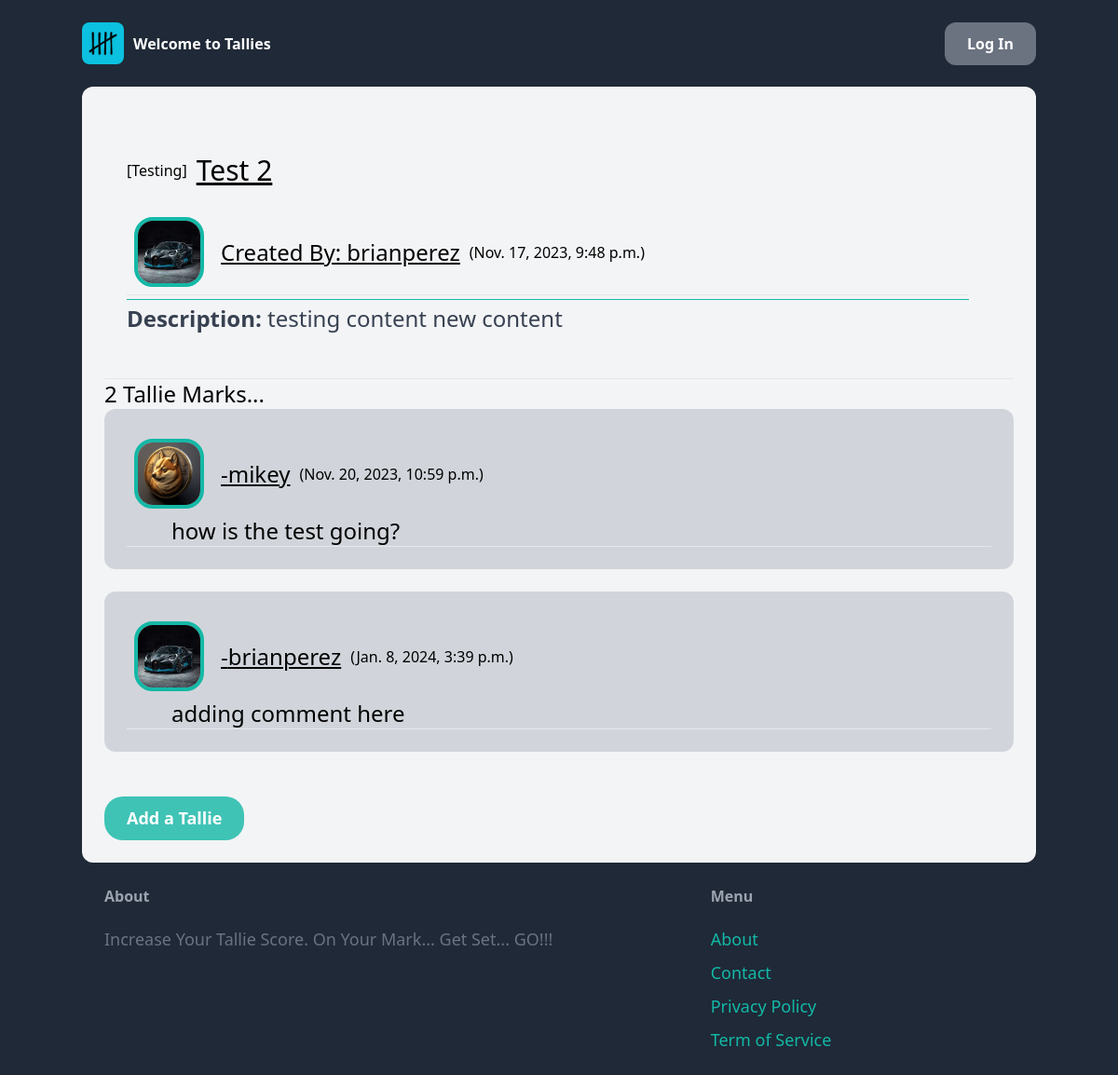
The app's page /blog/2/ with its own data.
### blog/models.py (models this page shows, shortened)
class Blog(models.Model):
    category = models.ForeignKey(Category, related_name='blogs', on_delete=models.CASCADE, blank=True, null=True, default='Testing')        # related_name='blogs': This provides a reverse relation from "Category" back to the model where this line of code is located. It means that you can access the instances of the current model associated with a Category using the attribute name blogs. For example, if you have a Category instance, you can access its associated blogs using category.blogs.all().
    name = models.CharField(max_length=255) # create a max length restriction of the Blog Name ; name is used in the admin page
    members = models.ManyToManyField(User, related_name='Blogs')           # involves the owner and the contacter
    content = models.TextField(blank=True, null=True)
    created_by = models.ForeignKey(User, related_name='blogs', on_delete=models.SET(get_default_user), blank=True, null=True)
    created_at = models.DateTimeField(auto_now_add=True)                            # store the time the Blog instanciated
    modified_at = models.DateTimeField(auto_now=True)                               # update to the current time
    class Meta:
        ordering = ('-modified_at',)

class Category(models.Model):
    name = models.CharField(max_length=255) # create a MAX LENGTH RESTRICTION
    class Meta:                     # CREATE a Meta data class
        ordering = ('name',)                    # Order all category entries within django admin in alphabetical order
        verbose_name_plural = 'Categories'      # Show the title 'Categories' instead of default 'Categorys' within admin site's sidebar
    def __str__(self):              # FUNCTION that returns the Category name
        return self.name

class BlogComment(models.Model):
    Blog = models.ForeignKey(Blog, related_name='Comments', on_delete=models.SET(get_default_blog))   # This line of code is creating a ForeignKey relationship between the current model and the Blog model, and it establishes a reverse relation named 'Comments' from Blog back to the current model. Refers back to the Blog that this comment is associated with # "on_delete=models.SET(get_default_blog" : when the creator of the Blog deletes the blog, set the associated blog to the default one owned by admin
    content = models.TextField(blank=True, null=False) # blank=True: This means that the field is allowed to be empty when a form is submitted. ; null=False: This means that in the database, the field cannot store a NULL value.
    created_at = models.DateTimeField(auto_now_add=True)                            # store the time the Blog instanciated
    created_by = models.ForeignKey(User, related_name='Created_Comments', on_delete=models.SET(get_default_user)) # creating a ForeignKey relationship between the current model and the User model, and it establishes a reverse relation named 'created_Comments' from User back to the current model. # "on_delete=models.SET(get_default_user)" : when the creator of the Blog is deleted set the creator to the default user
    class Meta:
        ordering = ('created_at',) # the results are in oldest to newest configuration

### core/models.py (models this page shows, shortened)
class Profile(models.Model):
    user = models.OneToOneField(User, on_delete=models.CASCADE) # connect the user the the profile using the user PK(id)
    age = models.IntegerField(null=True, blank=True)  # Allow null and blank values for flexibility
    profile_image = models.ImageField(null=True, default='DEFAULT.png', blank=True, upload_to="profile_images/") # optional ; saves image media location ; # NEED TO INSTALL PILLOW (Python Image Library) ; sets default image to media/DEFAULT.png
    score = models.IntegerField(null=True, blank=True, default=0)  # Allow null and blank values for flexibility

### blog/views.py (the view)
# urls.py: path('<int:pk>/', views.detail, name='detail'), #This line captures an integer parameter from the URL and calls the detail function in the ./views.py module. The name 'detail' can be used to reference
def detail(request, pk):
    blog = get_object_or_404(Blog, pk=pk)   # get the Blog with the associating primary key
    comments = BlogComment.objects.filter(Blog=blog)
    if request.method == 'POST':
        comment_form = CommentForm(request.POST)
        if comment_form.is_valid():
            blogComment = comment_form.save(commit=False)          # CREATE an object for the database ; "commit=False" Wait to commit to the database because an error will occur
            blogComment.created_by = request.user           # AUTHENTICATED by decorator
            blogComment.Blog_id = blog.id                   # AUTHENTICATED by decorator
            request.user.profile.score +=1          # increase the user's profile score
            request.user.profile.save()             # Save the updated profile to the database
            print()
            blogComment.save()                              # SAVE the blog to the database now
            return redirect('blog:detail', pk = blog.id)    # REDIRECT the user to the blog the user created
    else:
        comment_form = CommentForm()
    return render(request, 'blog/detail.html', {
        'comments': comments,
        'comment_form': comment_form,
        'blog': blog,
    })

### blog/templates/blog/detail.html (shortened to what this page needs)
{% extends 'core/base.html' %}
{% block content %}
    <div class="grid grid-cols-2 gap-6">
        <div class="col-span-2 p-6 bg-gray-100 rounded-xl">
            <div class="flex  items-center mb-6">
                [{{blog.category}}]
                <h2 class="text-3xl underline" style="margin-left: 10px;">{{blog.name}}</h2>
            </div>
            {% if blog.content %}
                <div class="p-2"style="display:flex;">
                    <img class="Explore_Profile_Image" style="width:75px; height:75px;border-radius: 20px; border: 4px solid #14b8a6;"src="{{ blog.created_by.profile.profile_image.url }}" alt="image file of user: {{ blog.created_by }}">
                    <div class="p-2 flex justify-between items-center"  >
                        <h2 class="text-2xl underline strong"style="margin-left: 10px;">
                            <a href="{% url 'blog:ViewProfile' blog.created_by.id %}">
                                Created By: {{blog.created_by}}
                            </a>
                        </h2>
                        <p style="margin-left: 10px;">({{blog.created_at}})</p>
                    </div>
                </div>
                <hr style="color:red; ">
                <p class="Description_Block text-gray-700 text-2xl">
                    <strong>Description: </strong>{{blog.content}}
                </p>
            {% endif %}
        </div>
    </div>
    <br>
    <hr>
    <div>
        <h1 class="text-2xl"> {{ blog.Comments.count }} Tallie Marks...</h1>
        {% for comment in blog.Comments.all %}
            <div class="p-6 bg-gray-300 rounded-xl">
                <div class="p-2"style="display:flex;">
                    <img class="Explore_Profile_Image" style="width:75px; height:75px;border-radius: 20px; border: 4px solid #14b8a6;"src="{{ comment.created_by.profile.profile_image.url }}" alt="image file of user: {{ comment.created_by }}">
                    <div class="p-2 flex justify-between items-center"  >
                        <h2 class="text-2xl underline"style="margin-left: 10px;">-{{comment.created_by}}</h2>
                        <p style="margin-left: 10px;">({{comment.created_at}})</p>
                    </div>
                </div>
                <div class="pl-12">
                    <h3 class="text-2xl">{{comment.content}}</h3>
                </div>
                <hr>
            </div>
            <br>
        {% endfor %}
        <button id="commentButton" class="inline-block POSITIVE_BTN">Add a Tallie</button>
    </div>
{% endblock %}

### core/templates/core/base.html (shortened to what this page needs)
{% load static %}
<!DOCTYPE html>
<html lang="en">
    {% block Head %}
        <head>
            {% block Styling %}
                <script src="https://cdn.tailwindcss.com"></script>
                <link rel="stylesheet" type="text/css" href="{% static 'css/BaseStyle.css' %}">
            {% endblock %}
        </head>
    {% endblock %}
    {% block Body %}
        <body class="container">
            <nav id="Navigation" class="flex justify-between items-center ">
                <div id="Logo_Greeting_Block" class="py-6 flex flex-row justify-between items-center ">
                    <div id="Pic_Container">
                        <a href="{% url 'blog:explore' %}"><img id="LOGO"  src="{% static 'tally.png' %}" alt="Tally Logo NUMBER 2"></a>
                    </div>
                    <div>
                        {% if request.user.is_authenticated %}
                        <p class="font-semibold text-white ">
                            Welcome to Tallies, {{request.user.username}}
                        </p>
                        {% else %}
                        <p class="text-xl text-white font-semibold ">
                            Welcome to Tallies
                        </p>
                        {% endif %}
                    </div>
                </div>
                {% if request.user.is_authenticated %}
                    <div class="space-x-6">
                        {% block Xtra_Button1 %}
                            <a href="{% url 'blog:home' %}" class="px-6 py-3 text-lg font-semibold bg-gray-500 text-white rounded-xl hover:bg-gray-700">Home</a>
                        {% endblock %}
                        {% block Xtra_Button2 %}{% endblock %}
                            <a href="{% url 'core:logout' %}" class="px-6 py-3 text-lg font-semibold bg-gray-500 text-white rounded-xl hover:bg-gray-700">Tally Out</a>
                    </div>
                {% else %}
                    {% block Xtra_Button_SignIN %}
                        <div class="space-x-6">
                            <a href="{% url 'core:login' %}" class="px-6 py-3 text-lg font-semibold bg-gray-500 text-white rounded-xl hover:bg-gray-700">Log In</a>
                        </div>
                    {% endblock %}
                {% endif %}
            </nav>
            <div id="Content" class="px-6 py-6 bg-gray-100 rounded-xl w-full">
                {% block content %}{% endblock %}
            </div>
            <footer class="py-6 px-6 flex justify-between bg-gray-800 w-full">
                <div class="w-2/3 pr-10">
                    <h3 class="mb-5 font-semibold text-gray-400">About</h3>
                    <p class="text-lg text-gray-500"> Increase Your Tallie Score. On Your Mark... Get Set... GO!!! </p>
                </div>
                <div class="w-1/3">
                    <h3 class="mb-5 font-semibold text-gray-400">Menu</h3>
                    <ul class="space-y-2">
                        <li><a href="{% url 'core:About' %}" class="text-lg text-teal-500 hover:text-teal-700">About</a></li>
                        <li><a href="{% url 'core:Contact' %}" class="text-lg text-teal-500 hover:text-teal-700">Contact</a></li>
                        <li><a href="{% url 'core:Privacy' %}" class="text-lg text-teal-500 hover:text-teal-700">Privacy Policy</a></li>
                        <li><a href="{% url 'core:Terms' %}" class="text-lg text-teal-500 hover:text-teal-700">Term of Service</a></li>
                    </ul>
                </div>
            </footer>
        </body>
    {% endblock %}
</html>

### static/css/BaseStyle.css (style rules this page uses)
* { margin: 0; }
.container { margin-left: auto; margin-right: auto; }
body { display: flex; align-items: center; flex-direction: column; justify-content: center; background: #1f2937; }
#Navigation { width: 100%; }
.Description_Block { border-top: 1px solid #14b8a6; padding-top: 4px; margin-top: 4px; }
#LOGO { width: 45px; height: 45px; border-radius: 0.5rem; margin-right: 10px; }
.POSITIVE_BTN { display: inline-block; margin-top: 24px; padding: 10px 24px; font-size: 18px; font-weight: 600; background-color: #3fc3b5; color: #fff; border-radius: 20px; text-decoration: none; }
@media (min-width: 976px) { #Navigation a, #Navigation p { font-size: 16px; } }

### records on screen
Blog: category "Testing", name "Test 2", created_by.profile.profile_image (picture), created_by "brianperez", created_at "Nov. 17, 2023, 9:48 p.m.", content "testing content new content", Comments.count "2"
BlogComment: created_by.profile.profile_image (picture), created_by "mikey", created_at "Nov. 20, 2023, 10:59 p.m.", content "how is the test going?"
BlogComment: created_by.profile.profile_image (picture), created_by "brianperez", created_at "Jan. 8, 2024, 3:39 p.m.", content "adding comment here"
